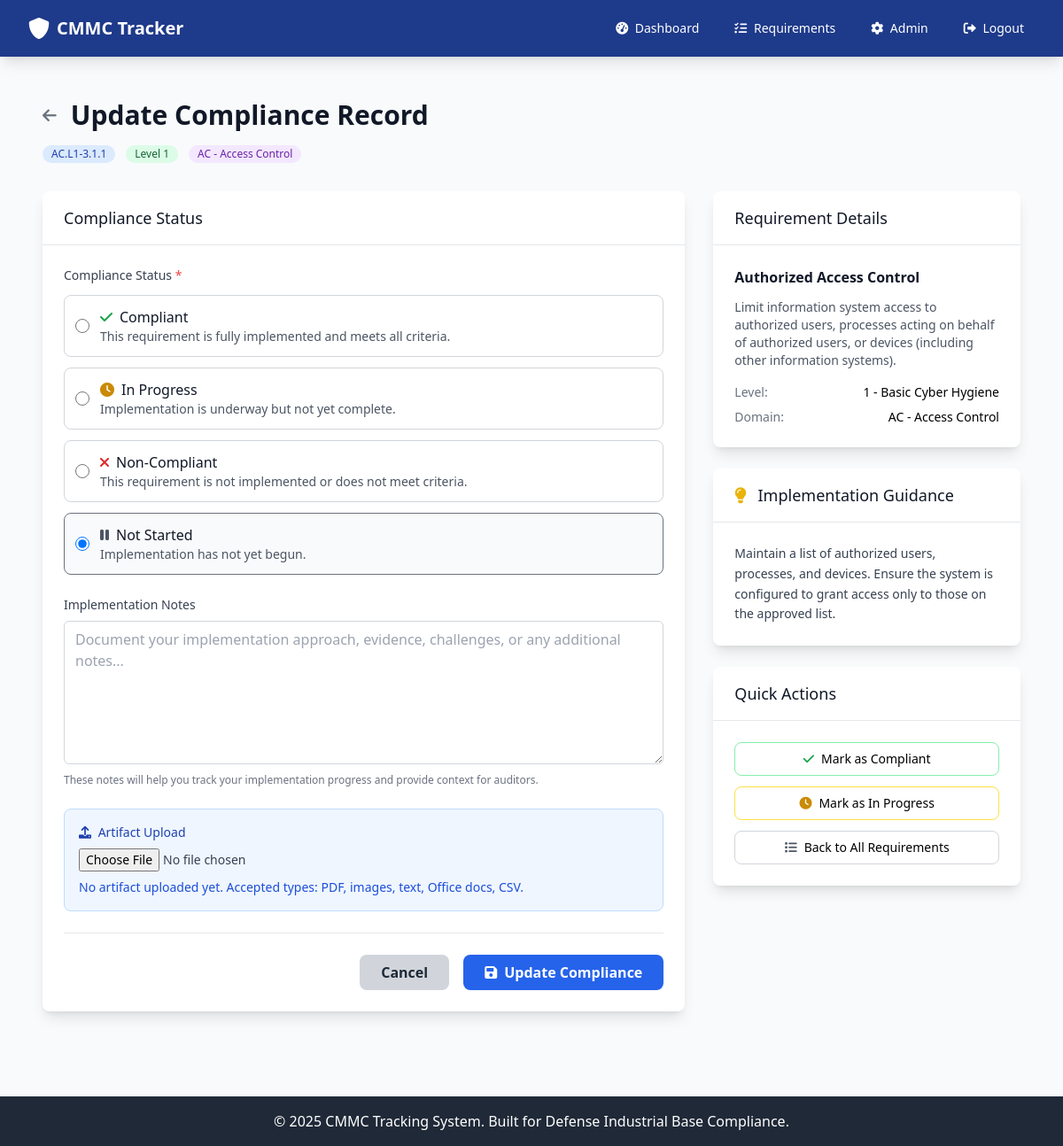
The app's page /compliance/1 (signed in), older data.
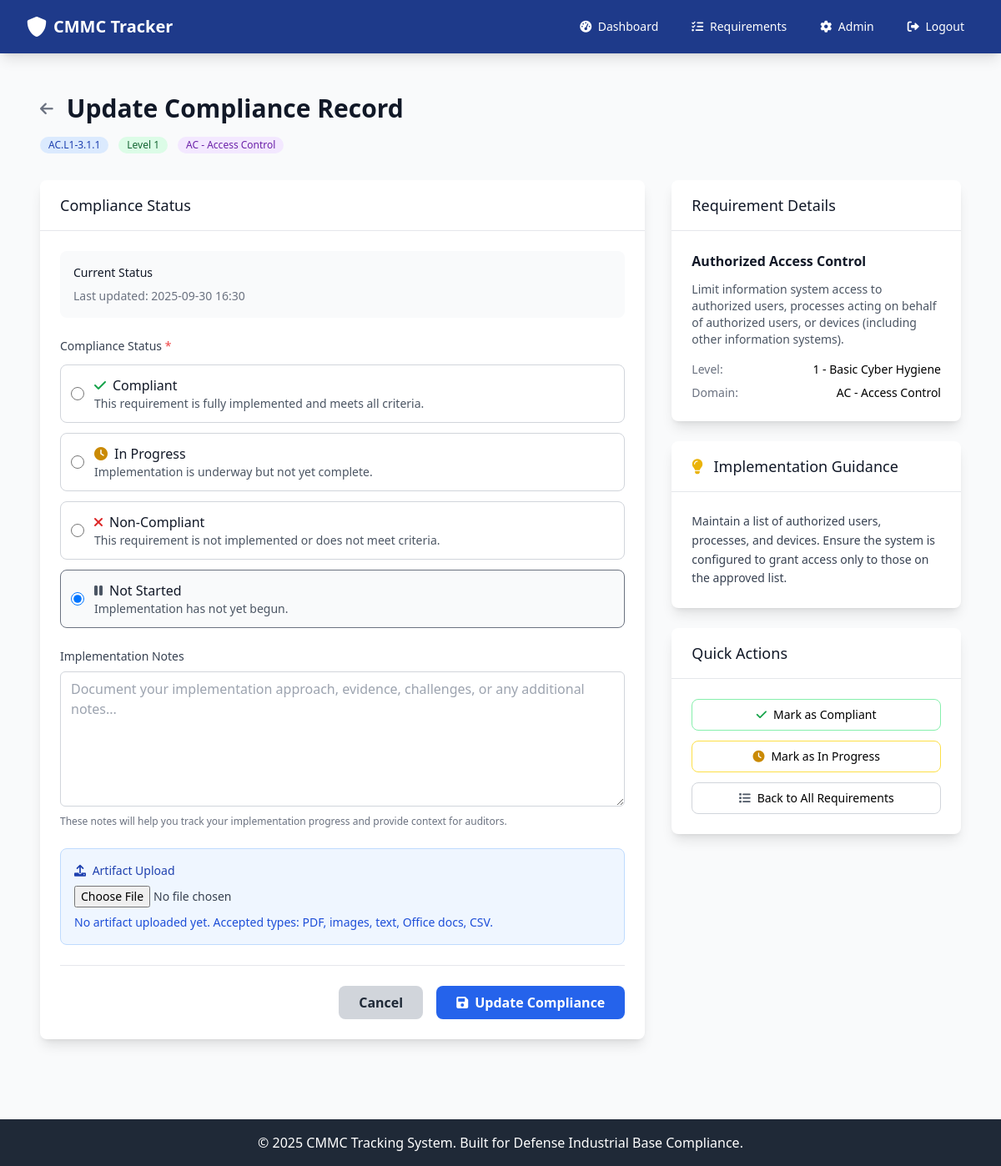
The same page, newer data.
### app.py (models this page shows)
class CMMCRequirement(db.Model):
    __tablename__ = 'cmmc_requirement'
    id = db.Column(db.Integer, primary_key=True)
    requirement_id = db.Column(db.String(20), unique=True, nullable=False)
    title = db.Column(db.String(200), nullable=False)
    description = db.Column(db.Text, nullable=False)
    level_id = db.Column(db.Integer, db.ForeignKey('cmmc_level.id'), nullable=False)
    domain_id = db.Column(db.Integer, db.ForeignKey('cmmc_domain.id'), nullable=False)
    guidance = db.Column(db.Text)
    created_at = db.Column(db.DateTime, default=datetime.utcnow)
    level = db.relationship('CMMCLevel', backref='requirements')
    domain = db.relationship('CMMCDomain', backref='requirements')

class CMMCLevel(db.Model):
    __tablename__ = 'cmmc_level'
    id = db.Column(db.Integer, primary_key=True)
    level_number = db.Column(db.Integer, unique=True, nullable=False)
    name = db.Column(db.String(100), nullable=False)
    description = db.Column(db.Text)
    created_at = db.Column(db.DateTime, default=datetime.utcnow)

class CMMCDomain(db.Model):
    __tablename__ = 'cmmc_domain'
    id = db.Column(db.Integer, primary_key=True)
    code = db.Column(db.String(10), unique=True, nullable=False)
    name = db.Column(db.String(100), nullable=False)
    description = db.Column(db.Text)
    created_at = db.Column(db.DateTime, default=datetime.utcnow)

class ComplianceRecord(db.Model):
    __tablename__ = 'compliance_record'
    id = db.Column(db.Integer, primary_key=True)
    user_id = db.Column(db.Integer, db.ForeignKey('user.id'), nullable=False)
    requirement_id = db.Column(db.Integer, db.ForeignKey('cmmc_requirement.id'), nullable=False)
    status = db.Column(db.String(20), default='not_started')  # 'compliant', 'non_compliant', 'in_progress', 'not_started'
    artifact_path = db.Column(db.String(500))
    notes = db.Column(db.Text)
    submitted_at = db.Column(db.DateTime, default=datetime.utcnow)
    updated_at = db.Column(db.DateTime, default=datetime.utcnow, onupdate=datetime.utcnow)
    user = db.relationship('User', backref='compliance_records')
    requirement = db.relationship('CMMCRequirement', backref='compliance_records')

### app.py (the view, shortened to what this page needs)
@app.route('/compliance/<int:requirement_id>', methods=['GET', 'POST'])
@login_required
def compliance_record(requirement_id):
    requirement = CMMCRequirement.query.get_or_404(requirement_id)
    record = ComplianceRecord.query.filter_by(
        user_id=session['user_id'],
        requirement_id=requirement_id
    ).first()
    return render_template('compliance_record.html', requirement=requirement, record=record)

### templates/compliance_record.html (shortened to what this page needs)
{% extends "base.html" %}
{% block content %}
<div class="px-4 py-6">
    <div class="mb-8">
        <div class="flex items-center mb-4">
            <a href="{{ url_for('requirements') }}" class="text-gray-500 hover:text-gray-700 mr-4">
                <i class="fas fa-arrow-left text-lg"></i>
            </a>
            <h1 class="text-3xl font-bold text-gray-900">
                Update Compliance Record
            </h1>
        </div>
        <div class="flex items-center space-x-3">
            <span class="inline-flex items-center px-2.5 py-0.5 rounded-full text-xs font-medium bg-blue-100 text-blue-800">
                {{ requirement.requirement_id }}
            </span>
            <span class="inline-flex items-center px-2.5 py-0.5 rounded-full text-xs font-medium bg-green-100 text-green-800">
                Level {{ requirement.level.level_number }}
            </span>
            <span class="inline-flex items-center px-2.5 py-0.5 rounded-full text-xs font-medium bg-purple-100 text-purple-800">
                {{ requirement.domain.code }} - {{ requirement.domain.name }}
            </span>
        </div>
    </div>
    <div class="grid grid-cols-1 lg:grid-cols-3 gap-8">
        <div class="lg:col-span-2">
            <div class="bg-white shadow-lg rounded-lg">
                <div class="px-6 py-4 border-b border-gray-200">
                    <h3 class="text-lg font-medium text-gray-900">Compliance Status</h3>
                </div>
                <form id="complianceForm" method="POST" class="p-6 space-y-6">
                    {% if record %}
                    <div class="bg-gray-50 rounded-lg p-4">
                        <h4 class="text-sm font-medium text-gray-900 mb-2">Current Status</h4>
                        <div class="flex items-center space-x-2">
                            <span class="text-sm text-gray-500">Last updated: {{ record.updated_at.strftime('%Y-%m-%d %H:%M') }}</span>
                        </div>
                    </div>
                    {% endif %}
                    <div>
                        <label class="block text-sm font-medium text-gray-700 mb-3">
                            Compliance Status <span class="text-red-500">*</span>
                        </label>
                        <div class="space-y-3">
                            <label class="flex items-center p-3 border rounded-lg cursor-pointer hover:bg-gray-50 {% if record and record.status == 'compliant' %}border-green-500 bg-green-50{% else %}border-gray-300{% endif %}">
                                <input type="radio" name="status" value="compliant"
                                       class="form-radio h-4 w-4 text-green-600 focus:ring-green-500"
                                       {% if record and record.status == 'compliant' %}checked{% endif %}>
                                <div class="ml-3">
                                    <div class="flex items-center">
                                        <i class="fas fa-check text-green-600 mr-2"></i>
                                        <span class="font-medium text-gray-900">Compliant</span>
                                    </div>
                                    <p class="text-sm text-gray-600">This requirement is fully implemented and meets all criteria.</p>
                                </div>
                            </label>
                            <label class="flex items-center p-3 border rounded-lg cursor-pointer hover:bg-gray-50 {% if record and record.status == 'in_progress' %}border-yellow-500 bg-yellow-50{% else %}border-gray-300{% endif %}">
                                <input type="radio" name="status" value="in_progress"
                                       class="form-radio h-4 w-4 text-yellow-600 focus:ring-yellow-500"
                                       {% if record and record.status == 'in_progress' %}checked{% endif %}>
                                <div class="ml-3">
                                    <div class="flex items-center">
                                        <i class="fas fa-clock text-yellow-600 mr-2"></i>
                                        <span class="font-medium text-gray-900">In Progress</span>
                                    </div>
                                    <p class="text-sm text-gray-600">Implementation is underway but not yet complete.</p>
                                </div>
                            </label>
                            <label class="flex items-center p-3 border rounded-lg cursor-pointer hover:bg-gray-50 {% if record and record.status == 'non_compliant' %}border-red-500 bg-red-50{% else %}border-gray-300{% endif %}">
                                <input type="radio" name="status" value="non_compliant"
                                       class="form-radio h-4 w-4 text-red-600 focus:ring-red-500"
                                       {% if record and record.status == 'non_compliant' %}checked{% endif %}>
                                <div class="ml-3">
                                    <div class="flex items-center">
                                        <i class="fas fa-times text-red-600 mr-2"></i>
                                        <span class="font-medium text-gray-900">Non-Compliant</span>
                                    </div>
                                    <p class="text-sm text-gray-600">This requirement is not implemented or does not meet criteria.</p>
                                </div>
                            </label>
                            <label class="flex items-center p-3 border rounded-lg cursor-pointer hover:bg-gray-50 {% if not record or record.status == 'not_started' %}border-gray-500 bg-gray-50{% else %}border-gray-300{% endif %}">
                                <input type="radio" name="status" value="not_started"
                                       class="form-radio h-4 w-4 text-gray-600 focus:ring-gray-500"
                                       {% if not record or record.status == 'not_started' %}checked{% endif %}>
                                <div class="ml-3">
                                    <div class="flex items-center">
                                        <i class="fas fa-pause text-gray-600 mr-2"></i>
                                        <span class="font-medium text-gray-900">Not Started</span>
                                    </div>
                                    <p class="text-sm text-gray-600">Implementation has not yet begun.</p>
                                </div>
                            </label>
                        </div>
                    </div>
                    <div>
                        <label for="notes" class="block text-sm font-medium text-gray-700 mb-2">
                            Implementation Notes
                        </label>
                        <textarea id="notes" name="notes" rows="6"
                                  class="w-full border border-gray-300 rounded-md px-3 py-2 focus:outline-none focus:ring-blue-500 focus:border-blue-500"
                                  placeholder="Document your implementation approach, evidence, challenges, or any additional notes...">{{ record.notes if record else '' }}</textarea>
                        <p class="text-xs text-gray-500 mt-1">These notes will help you track your implementation progress and provide context for auditors.</p>
                    </div>
                    <div class="bg-blue-50 border border-blue-200 rounded-lg p-4">
                        <h4 class="text-sm font-medium text-blue-800 mb-2">
                            <i class="fas fa-upload mr-1"></i>
                            Artifact Upload
                        </h4>
                        <div class="space-y-2">
                            <input type="file" name="artifact" accept=".pdf,.png,.jpg,.jpeg,.txt,.doc,.docx,.xlsx,.csv" class="block w-full text-sm text-gray-700">
                            {% if record and record.artifact_path %}
                            <div class="text-sm text-blue-800">
                                Current artifact:
                                <a class="text-blue-600 underline" href="{{ url_for('static', filename=record.artifact_path.lstrip('/') ) }}" target="_blank">View / Download</a>
                            </div>
                            {% else %}
                            <p class="text-sm text-blue-700">No artifact uploaded yet. Accepted types: PDF, images, text, Office docs, CSV.</p>
                            {% endif %}
                        </div>
                    </div>
                    <div class="flex justify-end space-x-4 pt-6 border-t border-gray-200">
                        <a href="{{ url_for('requirements') }}"
                           class="bg-gray-300 hover:bg-gray-400 text-gray-800 font-bold py-2 px-6 rounded-lg transition duration-200">
                            Cancel
                        </a>
                        <button type="submit"
                                class="bg-blue-600 hover:bg-blue-700 text-white font-bold py-2 px-6 rounded-lg transition duration-200">
                            <i class="fas fa-save mr-2"></i>Update Compliance
                        </button>
                    </div>
                </form>
            </div>
        </div>
        <div class="lg:col-span-1">
            <div class="bg-white shadow-lg rounded-lg mb-6">
                <div class="px-6 py-4 border-b border-gray-200">
                    <h3 class="text-lg font-medium text-gray-900">Requirement Details</h3>
                </div>
                <div class="p-6">
                    <h4 class="text-md font-semibold text-gray-900 mb-3">{{ requirement.title }}</h4>
                    <p class="text-sm text-gray-600 mb-4">{{ requirement.description }}</p>
                    <div class="space-y-2 text-sm">
                        <div class="flex justify-between">
                            <span class="text-gray-500">Level:</span>
                            <span class="font-medium">{{ requirement.level.level_number }} - {{ requirement.level.name }}</span>
                        </div>
                        <div class="flex justify-between">
                            <span class="text-gray-500">Domain:</span>
                            <span class="font-medium">{{ requirement.domain.code }} - {{ requirement.domain.name }}</span>
                        </div>
                    </div>
                </div>
            </div>
            {% if requirement.guidance %}
            <div class="bg-white shadow-lg rounded-lg">
                <div class="px-6 py-4 border-b border-gray-200">
                    <h3 class="text-lg font-medium text-gray-900">
                        <i class="fas fa-lightbulb text-yellow-500 mr-2"></i>
                        Implementation Guidance
                    </h3>
                </div>
                <div class="p-6">
                    <p class="text-sm text-gray-700 leading-relaxed">{{ requirement.guidance }}</p>
                </div>
            </div>
            {% endif %}
            <div class="bg-white shadow-lg rounded-lg mt-6">
                <div class="px-6 py-4 border-b border-gray-200">
                    <h3 class="text-lg font-medium text-gray-900">Quick Actions</h3>
                </div>
                <div class="p-6 space-y-3">
                    <button type="button" onclick="markCompliant()" class="w-full flex items-center justify-center p-2 border border-green-300 rounded-lg hover:bg-green-50 transition duration-200 text-sm">
                        <i class="fas fa-check text-green-600 mr-2"></i>
                        Mark as Compliant
                    </button>
                    <button type="button" onclick="markInProgress()" class="w-full flex items-center justify-center p-2 border border-yellow-300 rounded-lg hover:bg-yellow-50 transition duration-200 text-sm">
                        <i class="fas fa-clock text-yellow-600 mr-2"></i>
                        Mark as In Progress
                    </button>
                    <a href="{{ url_for('requirements') }}" class="w-full flex items-center justify-center p-2 border border-gray-300 rounded-lg hover:bg-gray-50 transition duration-200 text-sm">
                        <i class="fas fa-list text-gray-600 mr-2"></i>
                        Back to All Requirements
                    </a>
                </div>
            </div>
        </div>
    </div>
</div>
{% endblock %}

Row changes from the older to the newer data that the page shows:
added ComplianceRecord: updated_at "2025-09-30 16:30", status "☐ Compliant This requirement is", status "☐ In Progress Implementation is", status "☐ Non-Compliant This requiremen", status "☑ Not Started Implementation ha"
Text that changed along with them:
form field status: "☐ Compliant This requirement is" → (not shown)
form field status: "☐ In Progress Implementation is" → (not shown)
form field status: "☐ Non-Compliant This requiremen" → (not shown)
form field status: "☑ Not Started Implementation ha" → (not shown)
text now shown: "Current Status Last updated:"
